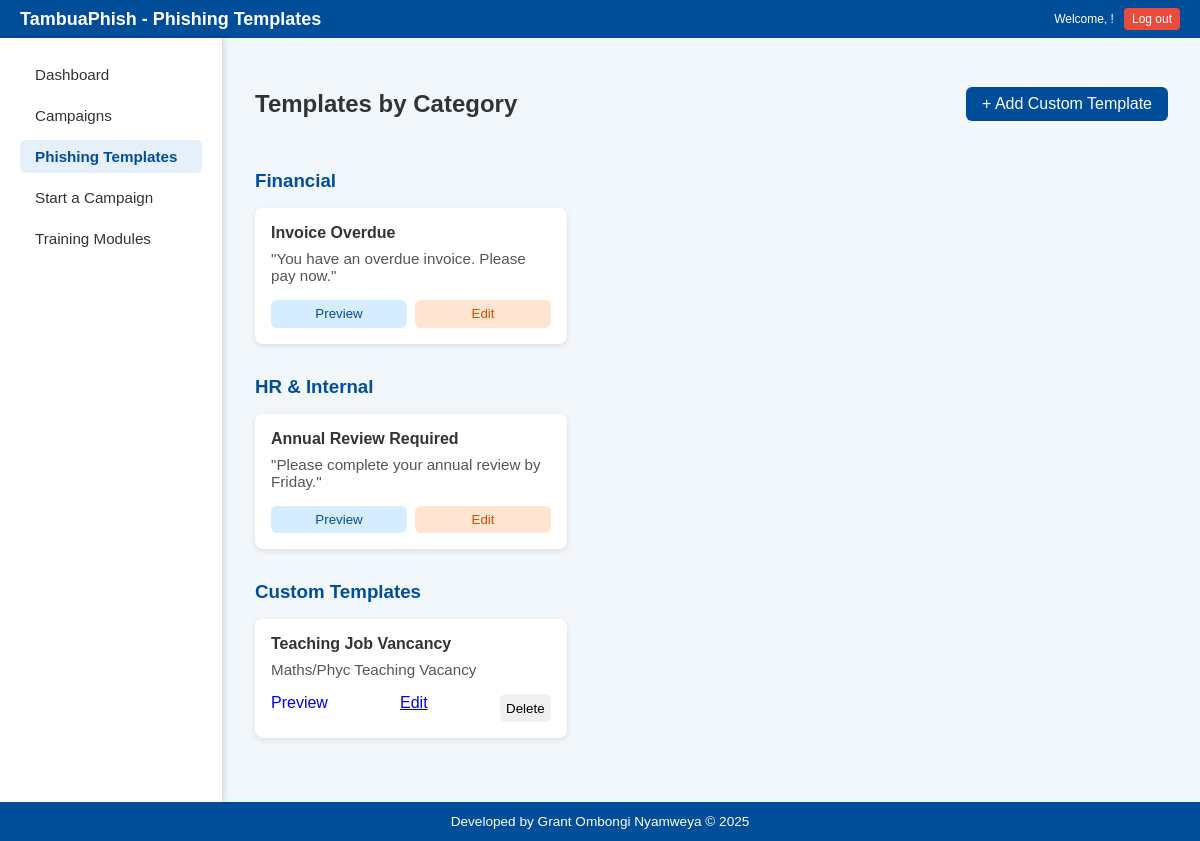
The page /phishing-templates (signed in) on the database as committed earlier.
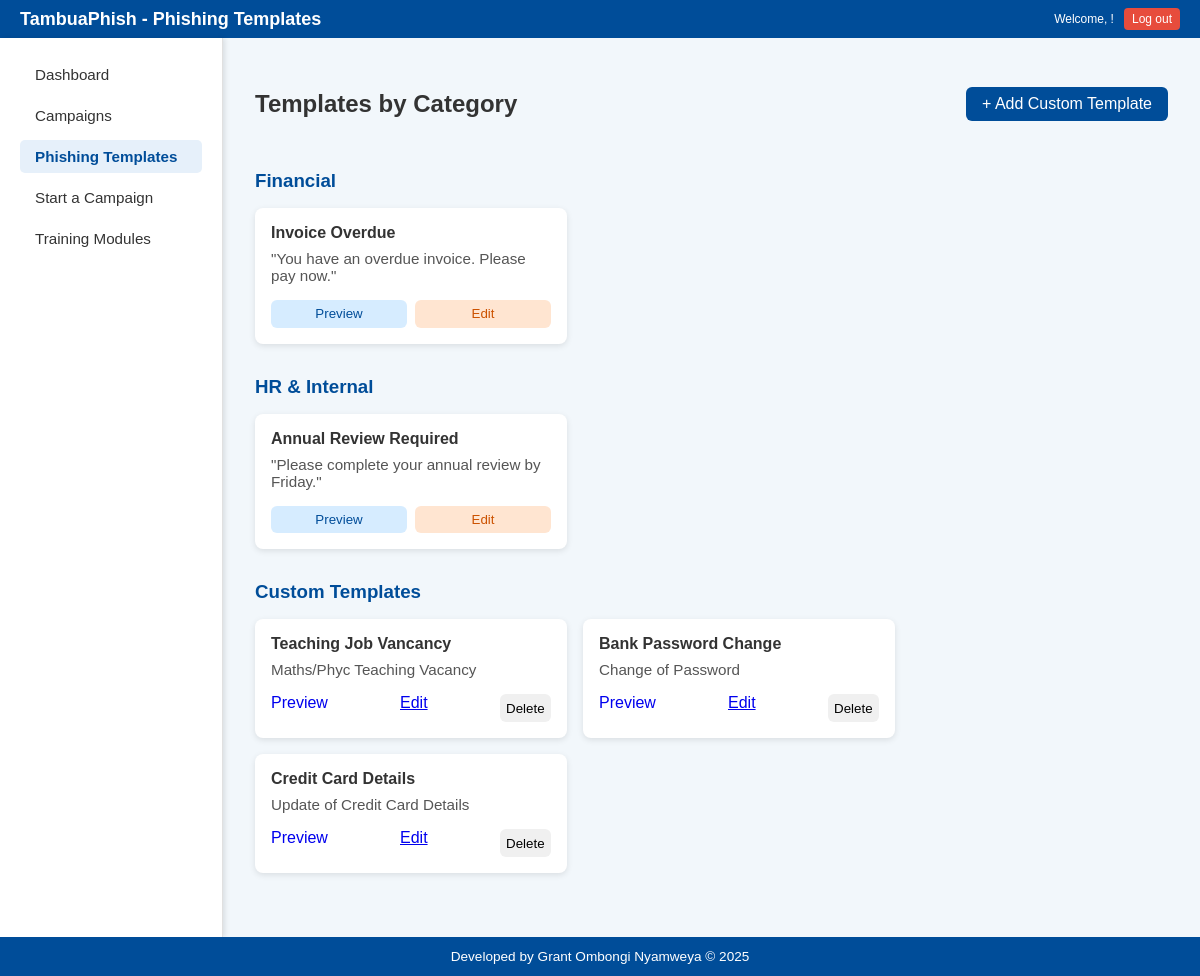
The same page on the database as committed later.
### models.py (models this page shows)
class CustomEmailTemplate(db.Model):
    id = db.Column(db.Integer, primary_key=True)
    user_id = db.Column(db.Integer, db.ForeignKey('user.id'), nullable=False)
    template_name = db.Column(db.String(100), nullable=False)
    sender_name = db.Column(db.String(100), nullable=False)
    subject = db.Column(db.String(200), nullable=False)
    email_body = db.Column(db.Text, nullable=False)

### routes.py (the view)
@routes_bp.route('/phishing-templates')
def phishing_templates():
    if 'username' not in session:
        return redirect(url_for('routes.login'))
    current_user = User.query.filter_by(username=session['username']).first()
    if not current_user:
        flash('User not found.', 'danger')
        return redirect(url_for('routes.login'))
    templates = CustomEmailTemplate.query.filter_by(user_id=current_user.id).all()
    return render_template('templates.html', templates=templates)

### templates/templates.html (shortened to what this page needs)
<!DOCTYPE html>
<html lang="en">
<head>
  <link rel="stylesheet" href="{{ url_for('static', filename='templates.css') }}" />
</head>
<body>
  <header class="main-header">
    <div class="header-left">
      <h1>TambuaPhish - Phishing Templates</h1>
    </div>
    <div class="header-right">
      <p>Welcome, {{ username }}!</p>
      <a href="{{ url_for('routes.logout') }}" class="logout-button">Log out</a>
    </div>
  </header>
  <div class="dashboard-wrapper">
    <aside class="sidebar">
      <nav>
        <ul>
          <li><a href="{{url_for('routes.dashboard')}}">Dashboard</a></li>
          <li><a href="{{url_for('routes.campaigns')}}">Campaigns</a></li>
          <li><a href="{{url_for('routes.phishing_templates')}}" class="active">Phishing Templates</a></li>
          <li><a href="{{url_for('routes.start_a_campaign')}}">Start a Campaign</a></li>
          <li><a href="{{url_for('routes.training_modules')}}">Training Modules</a></li>
        </ul>
      </nav>
    </aside>
    <div class="main-content">
      <div class="template-header">
        <h2>Templates by Category</h2>
        <a href="{{ url_for('routes.create_custom_template') }}" id="add-template-btn" style="text-decoration: none;">+ Add Custom Template</a>
      </div>
      <div class="template-categories">
        <div class="category">
          <h3>Financial</h3>
          <div class="template-list">
            <div class="template-card">
              <h4>Invoice Overdue</h4>
              <p>"You have an overdue invoice. Please pay now."</p>
              <div class="template-actions">
                <button class="preview-btn">Preview</button>
                <button class="edit-btn">Edit</button>
              </div>
            </div>
          </div>
        </div>
        <div class="category">
          <h3>HR & Internal</h3>
          <div class="template-list">
            <div class="template-card">
              <h4>Annual Review Required</h4>
              <p>"Please complete your annual review by Friday."</p>
              <div class="template-actions">
                <button class="preview-btn">Preview</button>
                <button class="edit-btn">Edit</button>
              </div>
            </div>
          </div>
        </div>
        <div class="category">
          <h3>Custom Templates</h3>
          <div class="template-list">
            {% for template in templates %}
            <div class="template-card custom">
              <h4>{{ template.template_name }}</h4>
              <p>{{ template.subject }}</p>
              <div class="template-actions">
                <form action="{{ url_for('routes.preview_template', template_id=template.id) }}" method="GET" style="display: inline;">
                  <a href="{{ url_for('routes.preview_template', template_id=template.id) }}" class="btn btn-primary" style="text-decoration: none;">Preview</a>
                </form>
                <a href="{{ url_for('routes.edit_template', template_id=template.id) }}" class="btn btn-sm btn-warning">Edit</a>
                <form action="{{ url_for('routes.delete_template', template_id=template.id) }}" method="POST" style="display: inline;">
                  <button type="submit" class="btn btn-sm btn-danger" onclick="return confirm('Are you sure you want to delete this template?')">Delete</button>
                </form>
              </div>
            </div>
            {% else %}
            <p>No custom templates created yet.</p>
            {% endfor %}
          </div>
        </div>
      </div>
    </div>
  </div>
  <footer>
    <p>Developed by Grant Ombongi Nyamweya &copy; 2025</p>
  </footer>
</body>
</html>

### static/templates.css (style rules this page uses)
body { margin: 0; font-family: Arial, sans-serif; background-color: #f2f7fb; color: #333; display: flex; flex-direction: column; min-height: 100vh; }
.dashboard-wrapper { display: flex; flex-grow: 1; }
.sidebar { width: 182px; background-color: #ffffff; padding: 20px; box-shadow: 2px 0 5px rgba(0, 0, 0, 0.1); border-right: 1px solid #e0e0e0; flex-shrink: 0; }
.sidebar nav ul { list-style: none; padding: 0; margin: 0; }
.sidebar nav ul li { margin-bottom: 8px; }
.sidebar nav ul li a { text-decoration: none; color: #333; display: block; padding: 8px 15px; border-radius: 5px; transition: background-color 0.3s ease, color 0.3s ease; font-size: 0.95rem; }
.sidebar nav ul li a:hover, .sidebar nav ul li a.active { background-color: #e6f0fa; color: #004d99; font-weight: bold; }
.main-content { flex-grow: 1; padding: 2rem; overflow-y: auto; }
.template-header { display: flex; justify-content: space-between; align-items: center; margin-bottom: 2rem; }
#add-template-btn { background-color: #004d99; color: white; padding: 0.5rem 1rem; border: none; border-radius: 6px; cursor: pointer; transition: background-color 0.3s; }
.template-categories .category { margin-bottom: 2rem; }
.category h3 { margin-bottom: 1rem; color: #004d99; }
.template-list { display: flex; flex-wrap: wrap; gap: 1rem; }
.template-card { background-color: white; border-radius: 8px; padding: 1rem; box-shadow: 0 2px 6px rgba(0, 0, 0, 0.1); width: 280px; display: flex; flex-direction: column; justify-content: space-between; }
.template-card h4 { margin: 0 0 0.5rem; color: #333; }
.template-card p { margin: 0 0 1rem; color: #555; font-size: 0.95rem; }
.template-actions { margin-top: auto; display: flex; justify-content: space-between; gap: 0.5rem; }
.template-actions .preview-btn { background-color: #d6ecff; color: #004d99; }
.template-actions .edit-btn { background-color: #ffe5d1; color: #cc5200; }
.template-actions button { flex: 1; padding: 0.4rem; border: none; border-radius: 6px; cursor: pointer; background-color: #f0f0f0; transition: background-color 0.3s; outline: none; }
footer { text-align: center; padding: 0.75rem 1rem; background-color: #004d99; color: white; margin-top: auto; }
footer p { font-size: 0.85rem; margin: 0; padding: 0; }
.main-header { display: flex; justify-content: space-between; align-items: center; background: #004d99; color: white; padding: 8px 20px; }
.header-left h1 { margin: 0; font-size: 18px; }
.header-right { display: flex; align-items: center; gap: 10px; font-size: 12px; }
.header-right p { margin: 0; }
.logout-button { background-color: #e74c3c; color: white; text-decoration: none; padding: 4px 8px; font-size: 12px; border-radius: 4px; transition: background-color 0.2s; }

### templates/templates.html (style rules this page uses)
.main-header { display: flex; justify-content: space-between; align-items: center; background: #004d99; color: white; padding: 8px 20px; }
.header-left h1 { margin: 0; font-size: 18px; }
.header-right { display: flex; align-items: center; gap: 10px; font-size: 12px; }
.header-right p { margin: 0; }
.logout-button { background-color: #e74c3c; color: white; text-decoration: none; padding: 4px 8px; font-size: 12px; border-radius: 4px; transition: background-color 0.2s; }

Rows that differ between the two databases and show on the page:
added CustomEmailTemplate: template_name "Bank Password Change", subject "Change of Password"
added CustomEmailTemplate: template_name "Credit Card Details", subject "Update of Credit Card Details"
